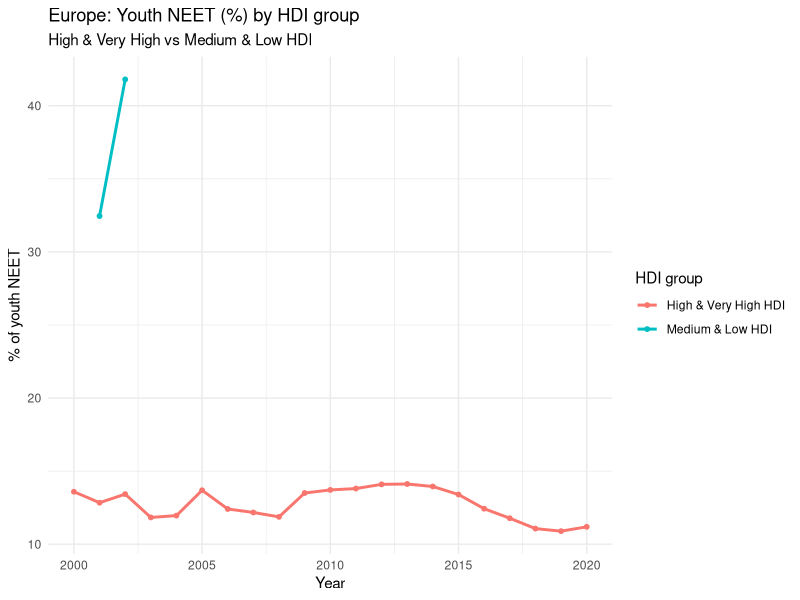

R code for this plot:
library(readr)
library(dplyr)
library(ggplot2)

# 0.1 Load the merged dataset
# Make sure this filename matches what you saved
df <- read_csv("youth_continents_hdi_2000_2020.csv")

# If your NEET column is not yet called 'share_neet', uncomment this:
# df <- df %>%
#   rename(share_neet = `Share of youth not in education, employment or training, total (% of youth population)`)

# 0.2 Create HDI tiers and 2-group classification
df <- df %>%
  mutate(
    HDI_tier = case_when(
      HDI >= 0.800                    ~ "Very High",
      HDI >= 0.700 & HDI < 0.800      ~ "High",
      HDI >= 0.550 & HDI < 0.700      ~ "Medium",
      HDI < 0.550                     ~ "Low",
      TRUE                            ~ NA_character_
    ),
    HDI_group2 = case_when(
      HDI_tier %in% c("Very High", "High")   ~ "High & Very High HDI",
      HDI_tier %in% c("Medium", "Low")       ~ "Medium & Low HDI",
      TRUE                                   ~ NA_character_
    )
  ) %>%
  filter(!is.na(HDI_group2))   # drop rows without HDI classification
europe <- df %>%
  filter(Continent == "Europe") %>%
  group_by(Year, HDI_group2) %>%
  summarise(
    mean_neet = mean(share_neet, na.rm = TRUE),
    .groups = "drop"
  )

ggplot(europe, aes(x = Year, y = mean_neet, colour = HDI_group2)) +
  geom_line(linewidth = 1) +
  geom_point(size = 1.3) +
  labs(
    title = "Europe: Youth NEET (%) by HDI group",
    subtitle = "High & Very High vs Medium & Low HDI",
    x = "Year",
    y = "% of youth NEET",
    colour = "HDI group"
  ) +
  theme_minimal()
